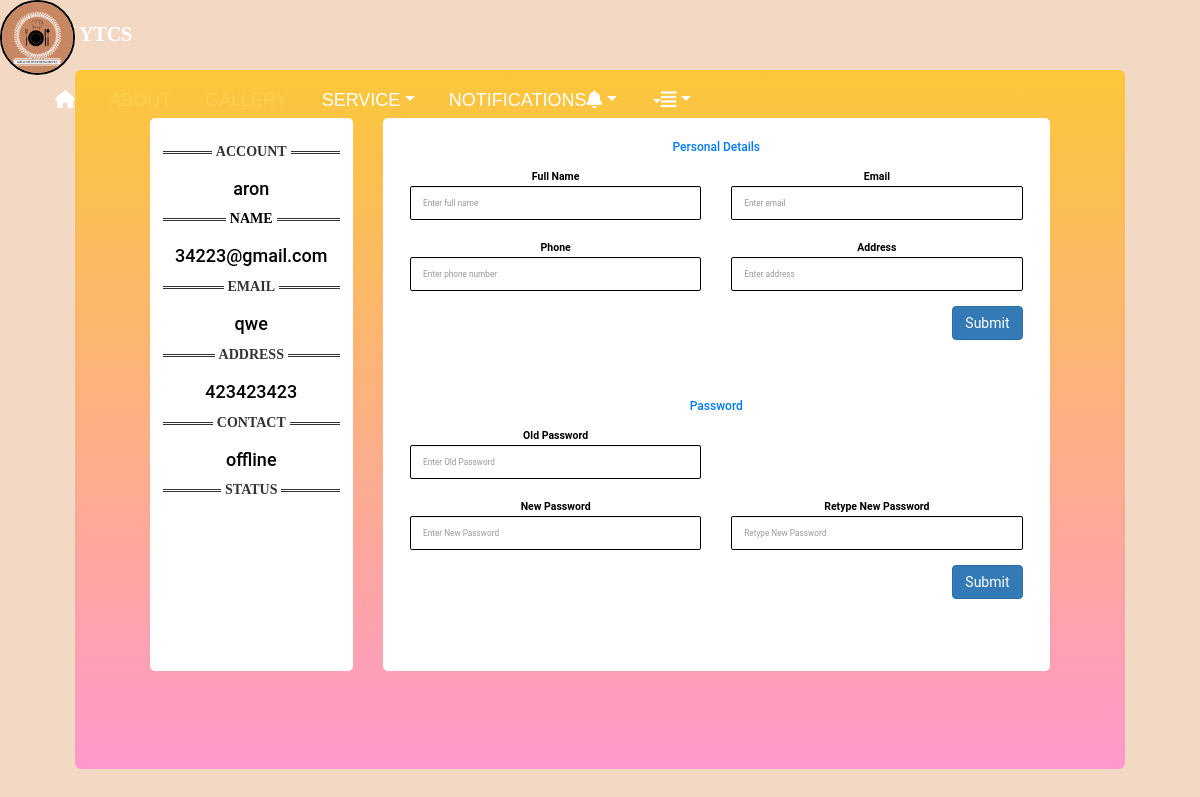
Page /website/settings.php (signed in) on the committed database.
### tables this page shows
CREATE TABLE `client` (
  `client_id` int(55) NOT NULL,
  `client_name` varchar(55) NOT NULL,
  `client_username` varchar(55) NOT NULL,
  `password` varchar(55) NOT NULL,
  `address` varchar(70) NOT NULL,
  `contact` varchar(55) NOT NULL,
  `birthday` varchar(55) NOT NULL,
  `email` varchar(55) NOT NULL,
  `status` varchar(55) NOT NULL,
  `unique_id` int(55) NOT NULL
);

### website/settings.php (the view, shortened to what this page needs)
<!DOCTYPE html>
<?php
include"../database/connecting_to_DB.php";
?>
<html>
    <head>
  <link rel="stylesheet" href="https://cdnjs.cloudflare.com/ajax/libs/font-awesome/5.15.3/css/all.min.css"/>
<link rel="stylesheet" href="https://stackpath.bootstrapcdn.com/bootstrap/4.5.0/css/bootstrap.min.css">
<link rel="stylesheet" href="https://maxcdn.bootstrapcdn.com/font-awesome/4.7.0/css/font-awesome.min.css">
<link rel="stylesheet" href="https://cdn.jsdelivr.net/npm/bootstrap@4.1.3/dist/css/bootstrap.min.css">
    <link rel="stylesheet" href="https://maxcdn.bootstrapcdn.com/bootstrap/3.4.1/css/bootstrap.min.css">
    <link href='https://unpkg.com/boxicons@2.0.7/css/boxicons.min.css' rel='stylesheet'>
    <link rel="stylesheet" type="text/css" href="https://cdn.datatables.net/1.12.0/css/jquery.dataTables.css">
<link rel="stylesheet" href="../css/main.css">
<link rel="stylesheet" href="../css/chat.css">
    </head>
    <body style="background-color: #f3d8c4 ;">
    <nav>
        <img class="img2" src="Add a subheading.png">
      <h4 class="title"> YTCS</h4>
        <ul>
          <li><a href="index.php"><i class="fas fa-home"></i></a></li>
          <li><a href="design_about.php">ABOUT</a></li>
          <li><a href="#">GALLERY</a></li>
          <li class="dropdown"><a class="dropdown-toggle" data-toggle="dropdown" href="#">SERVICE</span></a>
             </li>
             <li class="dropdown"><a class="dropdown-toggle" data-toggle="dropdown" href="#">NOTIFICATIONS</span><i class="fas fa-bell"></i></a>
             </li>
         <li class="dropdown">
         <a class="dropdown-toggle" data-toggle="dropdown" href="#"><span class="caret"></span><i class="fas fa-align-justify"></i></a>
         </li>
       </ul>
     </nav>
<div class="container">
     <div  id="add" class="jumbotron jumbotron-fluid bg">
	 <?php
		$client_id =  $_SESSION["client_id"];
		$sql_query = "SELECT * FROM client WHERE client_id='$client_id' ";
		$result = $conn -> query($sql_query);
		while($row = $result -> fetch_assoc()){
	?>
<div class="row gutters">
	<div class="col-xl-3 col-lg-3 col-md-12 col-sm-12 col-12">
		<div class="card h-100">
			<div class="card-body">
				<div class="account-settings">
					<div class="user-profile">
					<hr class="pog">
						<h4 class="user-name"><?php echo $row['client_name'];?></h4>
						<hr class="name">
			<h4 class="user-name"><?php echo $row['email'];?></h4>
						<hr class="email">
            <h4 class="user-name"><?php echo $row['address'];?></h4>
						<hr class="address">
            <h4 class="user-name"><?php echo $row['contact'];?></h4>
						<hr class="contact">
            <h4 class="user-name"><?php echo $row['status'];?></h4>
						<hr class="status">
					</div>
					<?php
		}
	?>
				</div>
			</div>
		</div>
	</div>
	<div class="col-xl-9 col-lg-9 col-md-12 col-sm-12 col-12">
		<div class="card h-100">
			<div class="card-body">
				<form  method="POST"  action="../code/updateDetails.php" class="row gutters">
					<div class="col-xl-12 col-lg-12 col-md-12 col-sm-12 col-12">
						<h6 class="mb-3 text-primary">Personal Details</h6>
					</div>
					<div class="col-xl-6 col-lg-6 col-md-6 col-sm-6 col-12">
						<div class="form-group">
							<label for="fullName"class="label">Full Name</label>
							<input type="text" class="form-control" id="name" name="name" placeholder="Enter full name">
						</div>
					</div>
					<div class="col-xl-6 col-lg-6 col-md-6 col-sm-6 col-12">
						<div class="form-group">
							<label for="eMail"class="label">Email</label>
							<input type="email" class="form-control" id="email" name="email" placeholder="Enter email">
						</div>
					</div>
					<div class="col-xl-6 col-lg-6 col-md-6 col-sm-6 col-12">
						<div class="form-group">
							<label for="phone"class="label">Phone</label>
							<input type="number" class="form-control" id="contact" name="contact" placeholder="Enter phone number">
						</div>
					</div>
					<div class="col-xl-6 col-lg-6 col-md-6 col-sm-6 col-12">
						<div class="form-group">
							<label for="website"class="label">Address</label>
							<input type="text" class="form-control" id="address" name="address" placeholder="Enter address">
						</div>
					</div>
					<div class="col-xl-12 col-lg-12 col-md-12 col-sm-12 col-12">
						<div class="text-right">
						<input type="submit" class="btn btn-primary" name="update">
						</div>
					</div>
				</form>
				<form  method="POST"  action="../code/changePassword.php" class="row gutters">
					<div class="col-xl-12 col-lg-12 col-md-12 col-sm-12 col-12">
						<h6 class="mb-3 text-primary">Password</h6>
					</div>
					<div class="col-xl-6 col-lg-6 col-md-6 col-sm-6 col-12">
						<div class="form-group">
							<label for="Street" class="label">Old Password</label>
							<input type="password" class="form-control" id="Street" name="old_password"require placeholder="Enter Old Password">
						</div>
					</div>
					<div class="col-xl-6 col-lg-6 col-md-6 col-sm-6 col-12">
					</div>
					<div class="col-xl-6 col-lg-6 col-md-6 col-sm-6 col-12">
						<div class="form-group">
							<label for="sTate"class="label">New Password</label>
							<input type="password" class="form-control" id="sTate" name="new_password"require placeholder="Enter New Password">
						</div>
					</div>
					<div class="col-xl-6 col-lg-6 col-md-6 col-sm-6 col-12">
						<div class="form-group">
							<label for="zIp"class="label">Retype New Password</label>
							<input type="password" class="form-control" id="zIp" name="retype"require placeholder="Retype New Password">
						</div>
					</div>
					<div class="col-xl-12 col-lg-12 col-md-12 col-sm-12 col-12">
						<div class="text-right">
						<input type="submit" class="btn btn-primary" name="change">
						</div>
					</div>
				</form>
			</div>
		</div>
	</div>
</div>
</div>
</div>
    </body>
</html>

### css/main.css (style rules this page uses)
.img2 { height: 75px; width: 75px; border-radius: 50%; border: 2px solid #000; }
nav { height: 70px; background: url('../img/pud2.png'); background-repeat: no-repeat; background-size: auto; font-family: 'Gill Sans', 'Gill Sans MT', Calibri, 'Trebuchet MS', sans-serif; text-decoration: none; }
nav ul { margin-right: 30px; text-decoration: none; }
nav ul li { display: inline-block; transition: all .2s ease; text-decoration: none; }
nav ul li a { color: rgb(255, 255, 255); display: block; padding: 5px 15px; line-height: 40px; font-size: 18px; transition: all .5s ease; text-decoration: none; }
* { box-sizing:border-box }
body { background-color: white; background-repeat: no-repeat; background-size: 100% 100%; background-position: center; font-family: Forte; }
.container { font-family: Forte; text-align: center; width: 90%; }
label { justify-content: center; margin: 20px; font-weight: bold; cursor: pointer; transition: .5s ease-in-out; }
html, body { min-height: 100%; }
body, div, form, select, p { outline: none; font-family: Roboto, Arial, sans-serif; font-size: 14px; color: black; line-height: 22px; }
input, select { margin-bottom: 10px; border: 1px solid #ccc; border-radius: 3px; }
.item:hover p, .item:hover i, .question:hover p, .question label:hover, input:hover::placeholder, a { color: #095484; }
.title { color: white; font-weight: bold; display: inline-block; font-family: Ink free; font-size: 20px; }
body { background-color: white; font-family: 'Lily Script One'; }
.row { margin-left: 0%; margin-right: 0%; }
.row:after { content: ""; display: table; clear: both; margin-top: 50px; width: 95%; }
.container { display: flex; flex-direction: column; align-items: center; }
.title::after { position: absolute; content: ""; width: 0%; height: 4px; background-color: rgb(245, 245, 245); left: 50%; bottom: -10px; transition: all 0.4s ease-in-out; }

### css/chat.css (style rules this page uses)
.jumbotron { margin-bottom: -30px; }
.name { color: black; }
.bg { background: linear-gradient(to bottom, #ffc001b5 0%, #ff99cc 100%); }
.account-settings .user-profile { margin: 0 0 1rem 0; padding-bottom: 1rem; text-align: center; }
.card { background: #ffffff; -webkit-border-radius: 5px; -moz-border-radius: 5px; border-radius: 5px; border: 0; margin-bottom: 1rem; }
.form-control { border: 1px solid #000000; -webkit-border-radius: 2px; -moz-border-radius: 2px; border-radius: 2px; font-size: .825rem; background: #ffffff; color: #000000; }
hr { border: none; border-top: 3px double #333; color: #333; overflow: visible; text-align: center; height: 5px; font-weight: bold; font-family: century; text-transform:uppercase ; }
hr.pog:after { background: #fff; content: 'Account'; padding: 0 4px; position: relative; top: -13px; }
hr.name:after { background: #fff; content: 'Name'; padding: 0 4px; position: relative; top: -13px; }
hr.email:after { background: #fff; content: 'Email'; padding: 0 4px; position: relative; top: -13px; }
hr.address:after { background: #fff; content: 'Address'; padding: 0 4px; position: relative; top: -13px; }
hr.contact:after { background: #fff; content: 'Contact'; padding: 0 4px; position: relative; top: -13px; }
hr.status:after { background: #fff; content: 'Status'; padding: 0 4px; position: relative; top: -13px; }
.label { color: #000000; }

### rows in the picture
client: client_name "aron", email "34223@gmail.com", address "qwe", contact "423423423", status "offline"
